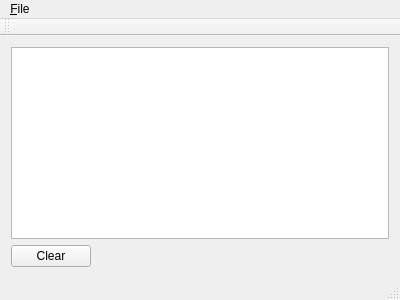
<?xml version="1.0" encoding="UTF-8"?>
<ui version="4.0">
 <class>MainWindow</class>
 <widget class="QMainWindow" name="MainWindow">
  <property name="geometry">
   <rect>
    <x>0</x>
    <y>0</y>
    <width>400</width>
    <height>300</height>
   </rect>
  </property>
  <property name="windowTitle">
   <string>MainWindow</string>
  </property>
  <widget class="QWidget" name="centralWidget">
   <layout class="QGridLayout" name="gridLayout">
    <item row="0" column="0" colspan="2">
     <widget class="QTextEdit" name="textEdit"/>
    </item>
    <item row="1" column="0">
     <widget class="QPushButton" name="pushButton">
      <property name="text">
       <string>Clear</string>
      </property>
     </widget>
    </item>
    <item row="1" column="1">
     <spacer name="horizontalSpacer">
      <property name="orientation">
       <enum>Qt::Horizontal</enum>
      </property>
      <property name="sizeHint" stdset="0">
       <size>
        <width>298</width>
        <height>20</height>
       </size>
      </property>
     </spacer>
    </item>
   </layout>
  </widget>
  <widget class="QMenuBar" name="menuBar">
   <property name="geometry">
    <rect>
     <x>0</x>
     <y>0</y>
     <width>400</width>
     <height>21</height>
    </rect>
   </property>
   <widget class="QMenu" name="menu_File">
    <property name="title">
     <string>&amp;File</string>
    </property>
    <addaction name="actionRun_Alarm"/>
   </widget>
   <addaction name="menu_File"/>
  </widget>
  <widget class="QToolBar" name="mainToolBar">
   <attribute name="toolBarArea">
    <enum>TopToolBarArea</enum>
   </attribute>
   <attribute name="toolBarBreak">
    <bool>false</bool>
   </attribute>
  </widget>
  <widget class="QStatusBar" name="statusBar"/>
  <action name="actionRun_Alarm">
   <property name="text">
    <string>Run &amp;Alarm</string>
   </property>
  </action>
 </widget>
 <layoutdefault spacing="6" margin="11"/>
 <resources/>
 <connections/>
</ui>
